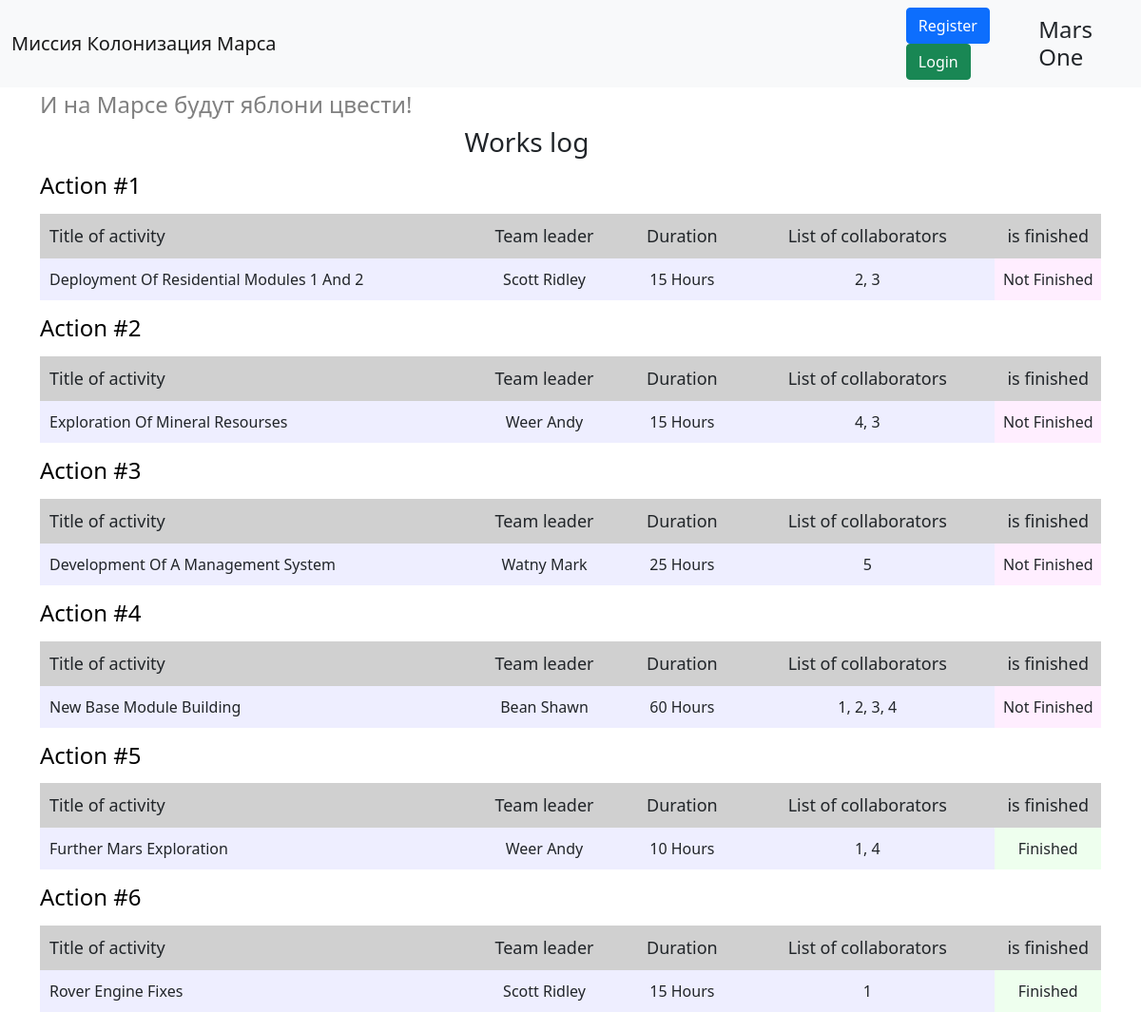
Before: / with the older database file.
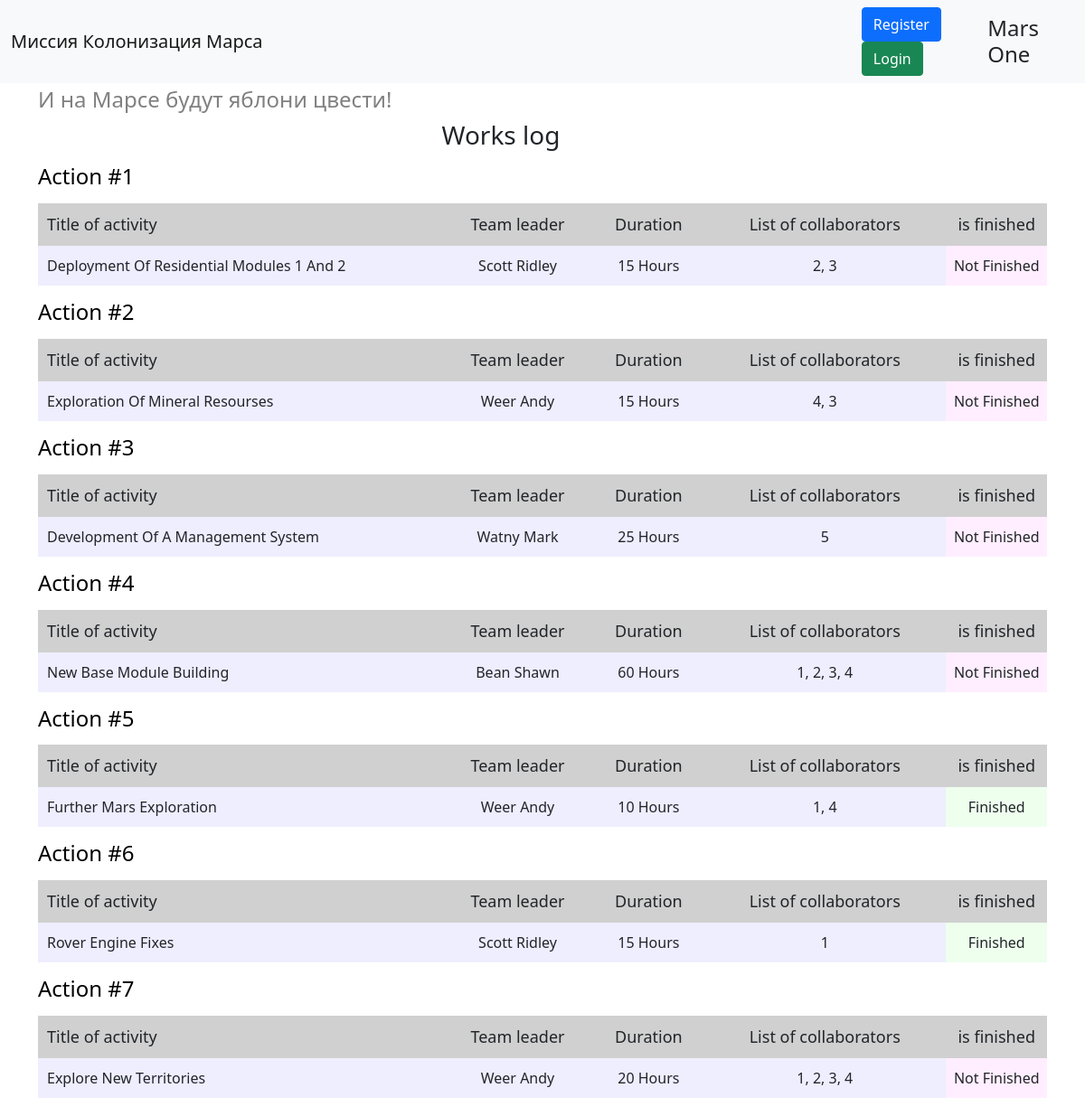
After: the same page with the newer database file.
### __all_models.py (models this page shows)
class Jobs(SqlAlchemyBase):
    __tablename__ = "jobs"
    id = Column(Integer, primary_key=True, autoincrement=True)
    team_leader = Column(Integer, ForeignKey("users.id"))
    job = Column(String)
    work_size = Column(Integer)
    collaborators = Column(String)
    start_date = Column(DateTime)
    end_date = Column(DateTime, nullable=True)
    is_finished = Column(Boolean)

class User(SqlAlchemyBase, UserMixin):
    __tablename__ = 'users'
    id = Column(Integer, primary_key=True, autoincrement=True)
    surname = Column(String)
    name = Column(String)
    age = Column(Integer)
    position = Column(String)
    speciality = Column(String)
    address = Column(String)
    email = Column(String, unique=True)
    hashed_password = Column(String, default="password")
    modified_date = Column(DateTime, default=datetime.now)

### app.py (the view)
@app.route("/")
def works_log():
    query = session.query(Jobs, User).join(User)
    records = query.all()
    return render_template("works_log.html", title="Журнал работ",
                           records=records, current_user=current_user)

### templates/works_log.html
{% extends "base.html" %}
{% block content %}
<h3 class="title">Works log</h3>
{% for job, user in records %}
<h4 class="action">Action #{{ loop.index }}</h4>
<table>
    <tr>
        <th>Title of activity</th>
        <th>Team leader</th>
        <th>Duration</th>
        <th>List of collaborators</th>
        <th>is finished</th>
    </tr>
        <tr>
            <td style="width: 40%;">{{ job.job }}</td>
            <td>{{ user.surname }} {{ user.name }}</td>
            <td>{{ job.work_size }} hours</td>
            <td>{{ job.collaborators }}</td>
            {% if job.is_finished %}
                <td class="is-finished">Finished</td>
            {% else %}
                <td class="is-not-finished">Not Finished</td>
            {% endif %}
        </tr>
</table>
{% endfor %}
{% endblock %}

### templates/base.html (shortened to what this page needs)
<!doctype html>
<html lang="en">
  <head>
    <link href="https://cdn.jsdelivr.net/npm/bootstrap@5.0.0-beta2/dist/css/bootstrap.min.css" rel="stylesheet">
    <link rel="stylesheet" type="text/css" href="{{url_for('static', filename='css/style.css')}}"/>
  </head>
  <body>
    <nav class="navbar navbar-light bg-light">
      <div class="container-fluid">
        <span><a href="/" class="navbar-brand mb-0 h1">Миссия Колонизация Марса</a></span>
        <div class="navbar-inner">
          {% if current_user.is_authenticated %}
            <a href="{{ url_for('logout') }}" class="navbar-name">{{ current_user.name }} {{ current_user.surname }}</a>
          {% else %}
          <div class="buttons-wrapper">
            <a href="{{ url_for('register') }}" class="btn btn-primary">Register</a>
            <a href="{{ url_for('login') }}" class="btn btn-success">Login</a>
          </div>
          {% endif %}
          <span class="nav-item h4 mr-10 mb-0">Mars One</span>
        </div>
      </div>
    </nav>
    <div class="container">
      <h4 class="mt-1">И на Марсе будут яблони цвести!</h4>
      {% block content %}{% endblock %}
    </div>
  </body>
</html>

### static/css/style.css (style rules this page uses)
body { padding-bottom: 20px; }
h4 { color: grey; }
.title { width: 20%; margin: 0 auto; }
.action { color: black; margin-top: 15px; }
table { width: 100%; margin-top: 15px; }
th { background-color: #d0d0d0; font-size: 18px; font-weight: normal; padding-top: 10px; padding-bottom: 10px; text-align: center; }
th:first-child { text-align-last: left; padding-left: 10px; }
td { background-color: #eeeeff; padding-top: 10px; padding-bottom: 10px; text-align: center; text-transform: capitalize; }
td:first-child { text-align-last: left; padding-left: 10px; }
td:last-child { text-transform: none; }
.is-not-finished { background-color: #ffeeff; width: 10%; }
.is-finished { background-color: #eeffee; width: 10%; }
.navbar-inner { display: flex; width: 20%; justify-content: space-between; align-items: center; }

Changed rows visible on the page:
added Jobs: job "Explore New Territories", surname "Weer", name "Andy", work_size "20", collaborators "1, 2, 3, 4", is_finished "Not Finished"
